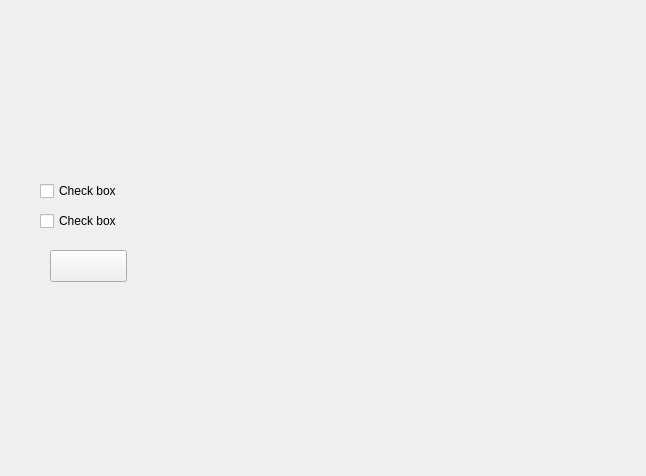
<?xml version="1.0" encoding="UTF-8"?>
<ui version="4.0">
 <class>Kui</class>
 <widget class="QWidget" name="Kui">
  <property name="geometry">
   <rect>
    <x>0</x>
    <y>0</y>
    <width>646</width>
    <height>476</height>
   </rect>
  </property>
  <property name="windowTitle">
   <string>Form</string>
  </property>
  <widget class="CheckBox" name="CheckBox">
   <property name="geometry">
    <rect>
     <x>40</x>
     <y>180</y>
     <width>93</width>
     <height>22</height>
    </rect>
   </property>
   <property name="text">
    <string>Check box</string>
   </property>
  </widget>
  <widget class="CheckBox" name="CheckBox_2">
   <property name="geometry">
    <rect>
     <x>40</x>
     <y>210</y>
     <width>93</width>
     <height>22</height>
    </rect>
   </property>
   <property name="text">
    <string>Check box</string>
   </property>
  </widget>
  <widget class="ComboBox" name="ComboBox">
   <property name="geometry">
    <rect>
     <x>50</x>
     <y>250</y>
     <width>77</width>
     <height>32</height>
    </rect>
   </property>
  </widget>
 </widget>
 <customwidgets>
  <customwidget>
   <class>CheckBox</class>
   <extends>QCheckBox</extends>
   <header>qfluentwidgets</header>
  </customwidget>
  <customwidget>
   <class>ComboBox</class>
   <extends>QPushButton</extends>
   <header>qfluentwidgets</header>
  </customwidget>
 </customwidgets>
 <resources/>
 <connections/>
</ui>
